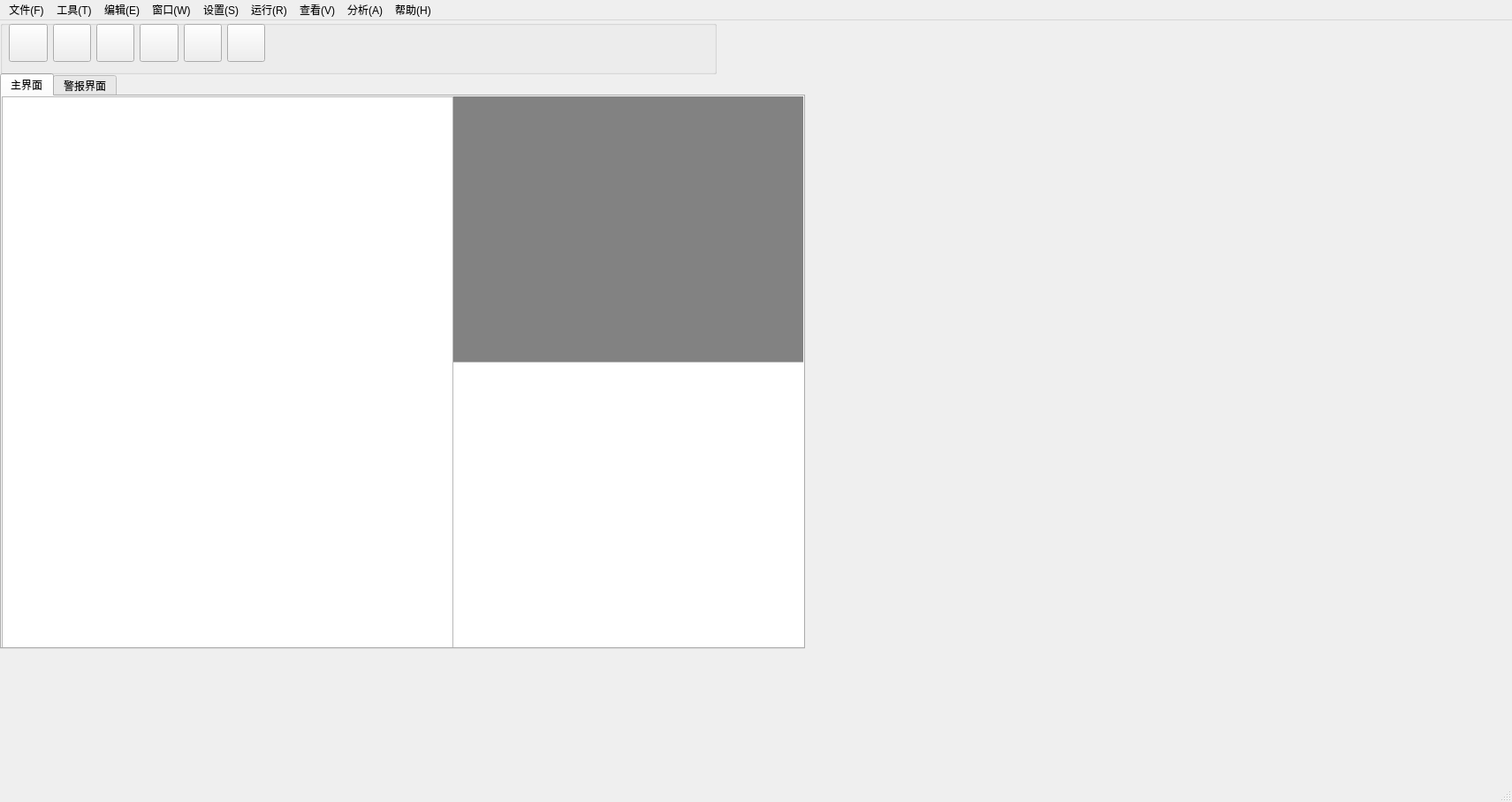
<?xml version="1.0" encoding="UTF-8"?>
<ui version="4.0">
 <class>MainWindow</class>
 <widget class="QMainWindow" name="MainWindow">
  <property name="enabled">
   <bool>true</bool>
  </property>
  <property name="geometry">
   <rect>
    <x>0</x>
    <y>0</y>
    <width>1711</width>
    <height>907</height>
   </rect>
  </property>
  <property name="windowTitle">
   <string>MainWindow</string>
  </property>
  <widget class="QWidget" name="centralwidget">
   <widget class="QGroupBox" name="ButtonLine">
    <property name="geometry">
     <rect>
      <x>0</x>
      <y>0</y>
      <width>811</width>
      <height>61</height>
     </rect>
    </property>
    <property name="sizePolicy">
     <sizepolicy hsizetype="Fixed" vsizetype="Fixed">
      <horstretch>0</horstretch>
      <verstretch>1</verstretch>
     </sizepolicy>
    </property>
    <property name="title">
     <string/>
    </property>
    <widget class="QWidget" name="layoutWidget">
     <property name="geometry">
      <rect>
       <x>10</x>
       <y>0</y>
       <width>290</width>
       <height>51</height>
      </rect>
     </property>
     <layout class="QHBoxLayout" name="horizontalLayout">
      <item>
       <widget class="QToolButton" name="CameraButton_1">
        <property name="text">
         <string/>
        </property>
        <property name="icon">
         <iconset resource="icon.qrc">
          <normaloff>:/icon/icon/camera.png</normaloff>:/icon/icon/camera.png</iconset>
        </property>
        <property name="iconSize">
         <size>
          <width>36</width>
          <height>36</height>
         </size>
        </property>
       </widget>
      </item>
      <item>
       <widget class="QToolButton" name="CameraButton_2">
        <property name="text">
         <string/>
        </property>
        <property name="icon">
         <iconset resource="icon.qrc">
          <normaloff>:/icon/icon/camera.png</normaloff>:/icon/icon/camera.png</iconset>
        </property>
        <property name="iconSize">
         <size>
          <width>36</width>
          <height>36</height>
         </size>
        </property>
       </widget>
      </item>
      <item>
       <widget class="QToolButton" name="Image">
        <property name="text">
         <string/>
        </property>
        <property name="icon">
         <iconset resource="icon.qrc">
          <normaloff>:/icon/icon/image.png</normaloff>:/icon/icon/image.png</iconset>
        </property>
        <property name="iconSize">
         <size>
          <width>36</width>
          <height>36</height>
         </size>
        </property>
       </widget>
      </item>
      <item>
       <widget class="QToolButton" name="Image_List">
        <property name="text">
         <string/>
        </property>
        <property name="icon">
         <iconset resource="icon.qrc">
          <normaloff>:/icon/icon/image_list.png</normaloff>:/icon/icon/image_list.png</iconset>
        </property>
        <property name="iconSize">
         <size>
          <width>36</width>
          <height>36</height>
         </size>
        </property>
       </widget>
      </item>
      <item>
       <widget class="QToolButton" name="Run">
        <property name="text">
         <string/>
        </property>
        <property name="icon">
         <iconset resource="icon.qrc">
          <normaloff>:/icon/icon/play.png</normaloff>:/icon/icon/play.png</iconset>
        </property>
        <property name="iconSize">
         <size>
          <width>36</width>
          <height>36</height>
         </size>
        </property>
       </widget>
      </item>
      <item>
       <widget class="QToolButton" name="Stop">
        <property name="text">
         <string/>
        </property>
        <property name="icon">
         <iconset resource="icon.qrc">
          <normaloff>:/icon/icon/stop.png</normaloff>:/icon/icon/stop.png</iconset>
        </property>
        <property name="iconSize">
         <size>
          <width>36</width>
          <height>36</height>
         </size>
        </property>
       </widget>
      </item>
     </layout>
    </widget>
   </widget>
   <widget class="QTabWidget" name="tabWidget">
    <property name="geometry">
     <rect>
      <x>0</x>
      <y>60</y>
      <width>911</width>
      <height>651</height>
     </rect>
    </property>
    <property name="currentIndex">
     <number>0</number>
    </property>
    <widget class="QWidget" name="tab">
     <attribute name="title">
      <string>主界面</string>
     </attribute>
     <widget class="QLabel" name="image_window">
      <property name="geometry">
       <rect>
        <x>510</x>
        <y>0</y>
        <width>400</width>
        <height>300</height>
       </rect>
      </property>
      <property name="sizePolicy">
       <sizepolicy hsizetype="Preferred" vsizetype="Preferred">
        <horstretch>8</horstretch>
        <verstretch>0</verstretch>
       </sizepolicy>
      </property>
      <property name="styleSheet">
       <string notr="true">background-color: rgb(130, 130, 130);</string>
      </property>
      <property name="text">
       <string/>
      </property>
     </widget>
     <widget class="QTextEdit" name="warning_window">
      <property name="geometry">
       <rect>
        <x>510</x>
        <y>300</y>
        <width>401</width>
        <height>331</height>
       </rect>
      </property>
     </widget>
     <widget class="QGraphicsView" name="graphicsView">
      <property name="geometry">
       <rect>
        <x>0</x>
        <y>0</y>
        <width>511</width>
        <height>631</height>
       </rect>
      </property>
     </widget>
    </widget>
    <widget class="QWidget" name="tab_3">
     <attribute name="title">
      <string>警报界面</string>
     </attribute>
     <widget class="QLabel" name="label">
      <property name="geometry">
       <rect>
        <x>490</x>
        <y>580</y>
        <width>21</width>
        <height>21</height>
       </rect>
      </property>
      <property name="font">
       <font>
        <family>宋体</family>
        <pointsize>10</pointsize>
       </font>
      </property>
      <property name="text">
       <string>到</string>
      </property>
     </widget>
     <widget class="QDateTimeEdit" name="dateTimeEdit">
      <property name="geometry">
       <rect>
        <x>290</x>
        <y>580</y>
        <width>194</width>
        <height>22</height>
       </rect>
      </property>
     </widget>
     <widget class="QPushButton" name="pushButton">
      <property name="geometry">
       <rect>
        <x>710</x>
        <y>580</y>
        <width>81</width>
        <height>23</height>
       </rect>
      </property>
      <property name="text">
       <string>警报信息导出</string>
      </property>
     </widget>
     <widget class="QDateTimeEdit" name="dateTimeEdit_2">
      <property name="geometry">
       <rect>
        <x>510</x>
        <y>580</y>
        <width>194</width>
        <height>22</height>
       </rect>
      </property>
     </widget>
    </widget>
   </widget>
   <zorder>tabWidget</zorder>
   <zorder>ButtonLine</zorder>
  </widget>
  <widget class="QMenuBar" name="menubar">
   <property name="geometry">
    <rect>
     <x>0</x>
     <y>0</y>
     <width>1711</width>
     <height>23</height>
    </rect>
   </property>
   <widget class="QMenu" name="menu_file">
    <property name="title">
     <string>文件(F)</string>
    </property>
    <addaction name="action_openfile"/>
    <addaction name="action_exit"/>
   </widget>
   <widget class="QMenu" name="menu_tool">
    <property name="title">
     <string>工具(T)</string>
    </property>
   </widget>
   <widget class="QMenu" name="menu_win">
    <property name="title">
     <string>窗口(W)</string>
    </property>
   </widget>
   <widget class="QMenu" name="menu_setting">
    <property name="title">
     <string>设置(S)</string>
    </property>
   </widget>
   <widget class="QMenu" name="menu_run">
    <property name="title">
     <string>运行(R)</string>
    </property>
   </widget>
   <widget class="QMenu" name="menu_edit">
    <property name="title">
     <string>编辑(E)</string>
    </property>
   </widget>
   <widget class="QMenu" name="menu_view">
    <property name="title">
     <string>查看(V)</string>
    </property>
   </widget>
   <widget class="QMenu" name="menu_analyse">
    <property name="title">
     <string>分析(A)</string>
    </property>
   </widget>
   <widget class="QMenu" name="menu_help">
    <property name="title">
     <string>帮助(H)</string>
    </property>
   </widget>
   <addaction name="menu_file"/>
   <addaction name="menu_tool"/>
   <addaction name="menu_edit"/>
   <addaction name="menu_win"/>
   <addaction name="menu_setting"/>
   <addaction name="menu_run"/>
   <addaction name="menu_view"/>
   <addaction name="menu_analyse"/>
   <addaction name="menu_help"/>
  </widget>
  <widget class="QStatusBar" name="statusbar"/>
  <action name="action_openfile">
   <property name="text">
    <string>打开(O)</string>
   </property>
  </action>
  <action name="action_exit">
   <property name="text">
    <string>退出(E)</string>
   </property>
  </action>
 </widget>
 <resources>
  <include location="icon.qrc"/>
 </resources>
 <connections/>
</ui>
